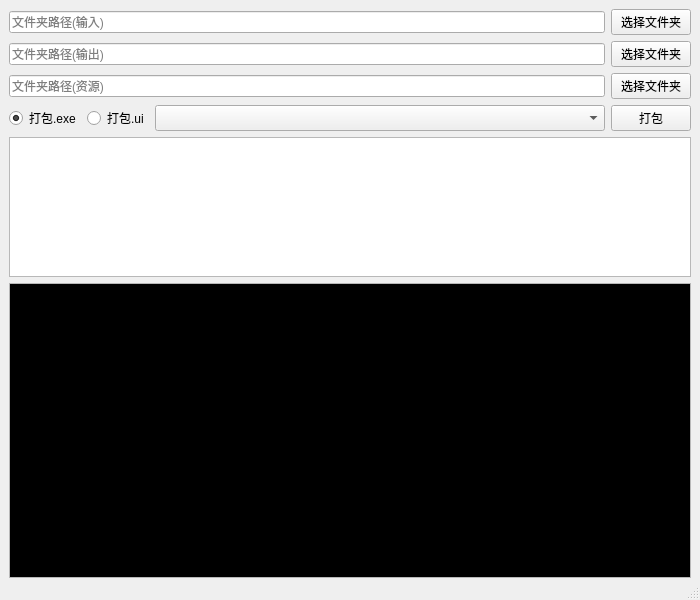
<?xml version="1.0" encoding="UTF-8"?>
<ui version="4.0">
 <class>MainWindow</class>
 <widget class="QMainWindow" name="MainWindow">
  <property name="geometry">
   <rect>
    <x>0</x>
    <y>0</y>
    <width>700</width>
    <height>600</height>
   </rect>
  </property>
  <property name="windowTitle">
   <string>代码打包</string>
  </property>
  <property name="autoFillBackground">
   <bool>true</bool>
  </property>
  <widget class="QWidget" name="centralwidget">
   <layout class="QVBoxLayout" name="verticalLayout">
    <property name="bottomMargin">
     <number>0</number>
    </property>
    <item>
     <layout class="QGridLayout" name="gridLayout">
      <item row="0" column="2">
       <widget class="QPushButton" name="pushButton_old">
        <property name="sizePolicy">
         <sizepolicy hsizetype="Fixed" vsizetype="Fixed">
          <horstretch>0</horstretch>
          <verstretch>0</verstretch>
         </sizepolicy>
        </property>
        <property name="text">
         <string>选择文件夹</string>
        </property>
       </widget>
      </item>
      <item row="3" column="0">
       <layout class="QHBoxLayout" name="horizontalLayout">
        <item>
         <widget class="QRadioButton" name="radioButton_exe">
          <property name="cursor">
           <cursorShape>PointingHandCursor</cursorShape>
          </property>
          <property name="text">
           <string>打包.exe</string>
          </property>
          <property name="checked">
           <bool>true</bool>
          </property>
         </widget>
        </item>
        <item>
         <widget class="QRadioButton" name="radioButton_ui">
          <property name="cursor">
           <cursorShape>PointingHandCursor</cursorShape>
          </property>
          <property name="text">
           <string>打包.ui</string>
          </property>
         </widget>
        </item>
        <item>
         <widget class="QComboBox" name="comboBox">
          <property name="sizePolicy">
           <sizepolicy hsizetype="Expanding" vsizetype="Preferred">
            <horstretch>0</horstretch>
            <verstretch>0</verstretch>
           </sizepolicy>
          </property>
          <property name="cursor">
           <cursorShape>PointingHandCursor</cursorShape>
          </property>
          <property name="maxVisibleItems">
           <number>30</number>
          </property>
          <property name="placeholderText">
           <string/>
          </property>
         </widget>
        </item>
       </layout>
      </item>
      <item row="3" column="2">
       <widget class="QPushButton" name="pushButton_pack">
        <property name="sizePolicy">
         <sizepolicy hsizetype="Preferred" vsizetype="Fixed">
          <horstretch>0</horstretch>
          <verstretch>0</verstretch>
         </sizepolicy>
        </property>
        <property name="font">
         <font>
          <pointsize>9</pointsize>
          <bold>false</bold>
         </font>
        </property>
        <property name="styleSheet">
         <string notr="true"/>
        </property>
        <property name="text">
         <string>打包</string>
        </property>
       </widget>
      </item>
      <item row="1" column="2">
       <widget class="QPushButton" name="pushButton_new">
        <property name="sizePolicy">
         <sizepolicy hsizetype="Fixed" vsizetype="Fixed">
          <horstretch>0</horstretch>
          <verstretch>0</verstretch>
         </sizepolicy>
        </property>
        <property name="text">
         <string>选择文件夹</string>
        </property>
       </widget>
      </item>
      <item row="1" column="0">
       <widget class="QLineEdit" name="lineEdit_new">
        <property name="placeholderText">
         <string>文件夹路径(输出)</string>
        </property>
       </widget>
      </item>
      <item row="0" column="0">
       <widget class="QLineEdit" name="lineEdit_old">
        <property name="placeholderText">
         <string>文件夹路径(输入)</string>
        </property>
       </widget>
      </item>
      <item row="2" column="0">
       <widget class="QLineEdit" name="lineEdit_res">
        <property name="placeholderText">
         <string>文件夹路径(资源)</string>
        </property>
       </widget>
      </item>
      <item row="2" column="2">
       <widget class="QPushButton" name="pushButton_res">
        <property name="sizePolicy">
         <sizepolicy hsizetype="Fixed" vsizetype="Fixed">
          <horstretch>0</horstretch>
          <verstretch>0</verstretch>
         </sizepolicy>
        </property>
        <property name="text">
         <string>选择文件夹</string>
        </property>
       </widget>
      </item>
     </layout>
    </item>
    <item>
     <widget class="QPlainTextEdit" name="plainTextEdit_cmd">
      <property name="sizePolicy">
       <sizepolicy hsizetype="Expanding" vsizetype="Fixed">
        <horstretch>0</horstretch>
        <verstretch>0</verstretch>
       </sizepolicy>
      </property>
      <property name="minimumSize">
       <size>
        <width>0</width>
        <height>140</height>
       </size>
      </property>
      <property name="maximumSize">
       <size>
        <width>16777215</width>
        <height>140</height>
       </size>
      </property>
      <property name="readOnly">
       <bool>true</bool>
      </property>
      <property name="plainText">
       <string/>
      </property>
      <property name="placeholderText">
       <string/>
      </property>
     </widget>
    </item>
    <item>
     <widget class="QPlainTextEdit" name="plainTextEdit_feedback">
      <property name="palette">
       <palette>
        <active>
         <colorrole role="Base">
          <brush brushstyle="SolidPattern">
           <color alpha="255">
            <red>0</red>
            <green>0</green>
            <blue>0</blue>
           </color>
          </brush>
         </colorrole>
        </active>
        <inactive>
         <colorrole role="Base">
          <brush brushstyle="SolidPattern">
           <color alpha="255">
            <red>0</red>
            <green>0</green>
            <blue>0</blue>
           </color>
          </brush>
         </colorrole>
        </inactive>
        <disabled/>
       </palette>
      </property>
      <property name="lineWrapMode">
       <enum>QPlainTextEdit::LineWrapMode::NoWrap</enum>
      </property>
      <property name="readOnly">
       <bool>true</bool>
      </property>
     </widget>
    </item>
   </layout>
  </widget>
  <widget class="QMenuBar" name="menubar">
   <property name="geometry">
    <rect>
     <x>0</x>
     <y>0</y>
     <width>700</width>
     <height>33</height>
    </rect>
   </property>
  </widget>
  <widget class="QStatusBar" name="statusbar"/>
 </widget>
 <resources/>
 <connections/>
</ui>
